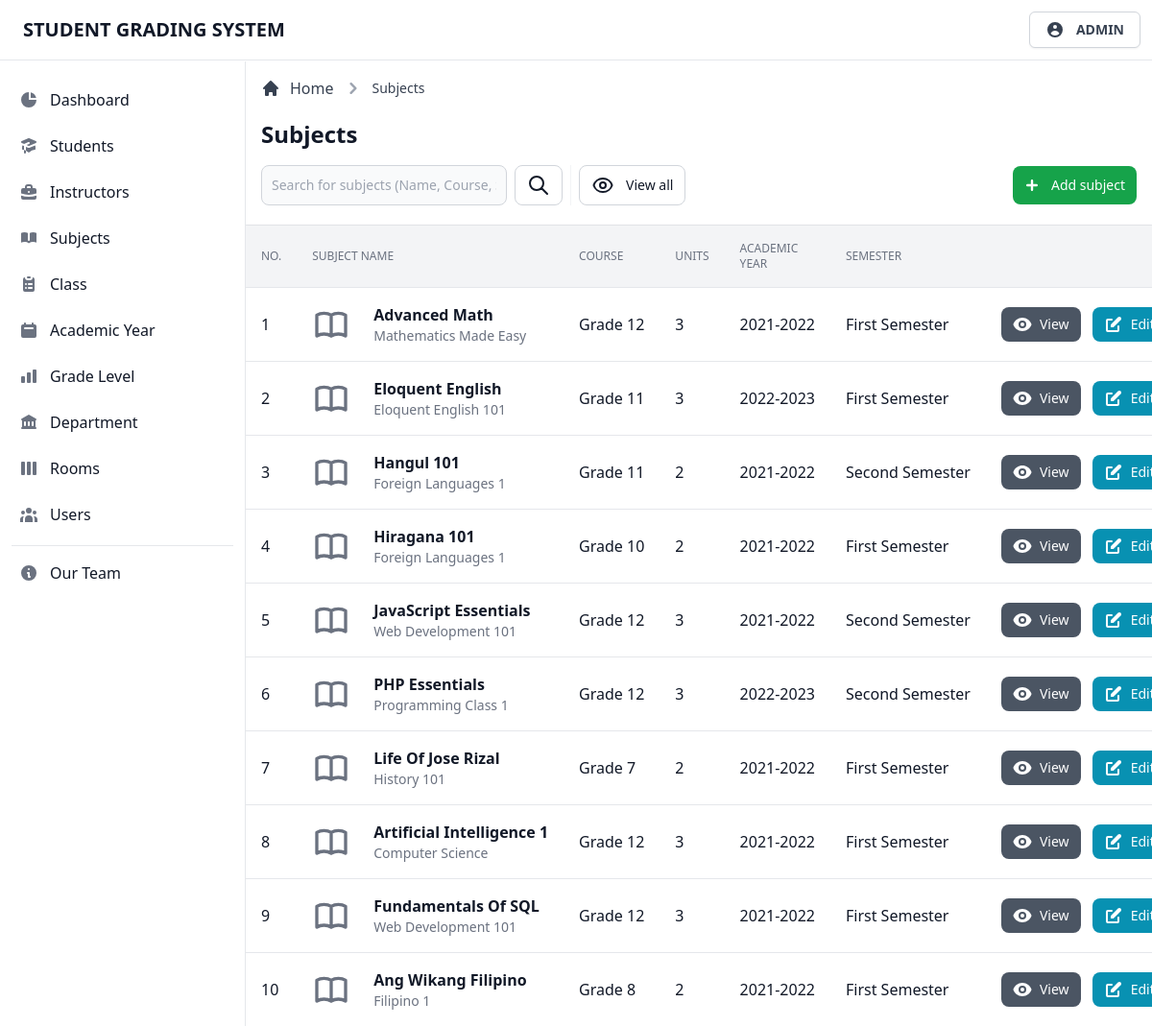
The page /admin/view/subjects.php (signed in) on the database its author committed.
### tables this page shows
CREATE TABLE `tblsubjects` (
  `subj_id` int(11) NOT NULL,
  `subj_code` int(11) NOT NULL,
  `subj_name` varchar(255) NOT NULL,
  `subj_desc` varchar(255) DEFAULT NULL,
  `subj_level` varchar(255) NOT NULL,
  `subj_unit` int(11) NOT NULL,
  `subj_ay` varchar(255) NOT NULL,
  `subj_sem` varchar(255) NOT NULL
);

### admin/database/database.classes.php (called while the page is built)
<?php
class Dbh
{
  private $hostname = 'localhost';
  private $username = 'root';
  private $password = '';
  private $dbname = 'dbgradingsystem';
  public function connect()
  {
    try {
      $dbh = new PDO('mysql:host=' . $this->hostname . ';dbname=' . $this->dbname, $this->username, $this->password);
      return $dbh;
    } catch (PDOException $e) {
      print "Error!: " . $e->getMessage() . "<br>";
      die();
    }
  }
}

### admin/classes/display-data.classes.php (called while the page is built, shortened)
<?php
class DisplaySubjects extends Dbh
{
  protected function getData()
  {
    $sql = 'SELECT * FROM tblsubjects;';
    $stmt = $this->connect()->query($sql);
    $result = 0;
    while ($row = $stmt->fetchAll(PDO::FETCH_ASSOC)) {
      $result = $row;
    }
    return $result;
  }
}

### admin/controller/display-data.contr.php (called while the page is built, shortened)
<?php
class DisplaySubjectsContr extends DisplaySubjects
{
  public function fetchData()
  {
    $result = $this->getData();
    return $result;
  }
}

### admin/page/subjects/subjects-table.php (the view, shortened to what this page needs)
<div class="flex flex-col min-w-full overflow-hidden overflow-x-auto align-middle shadow">
  <table class="min-w-full divide-y divide-gray-200 table-fixed">
    <thead class="bg-gray-100">
      <tr>
        <th scope="col" class="th">
          No.
        </th>
        <th scope="col" class="th">
          Subject Name
        </th>
        <th scope="col" class="th">
          Course
        </th>
        <th scope="col" class="th">
          Units
        </th>
        <th scope="col" class="th">
          Academic Year
        </th>
        <th scope="col" class="th">
          Semester
        </th>
        <th scope="col" class="th">
        </th>
      </tr>
    </thead>
    <tbody class="bg-white divide-y divide-gray-200 ">
      <?php foreach ($result as $data) : ?>
        <tr class="hover:bg-gray-100 group">
          <td class="td">
            <div class="flex items-center">
              <?= $data['subj_id']; ?>
            </div>
          </td>
          <td class="td-title">
            <div class="text-sm font-normal text-gray-500">
              <div class="text-base font-semibold text-gray-900 capitalize">
                <?= $data['subj_name']; ?>
              </div>
              <div class="text-sm font-normal text-gray-500">
                <?= $data['subj_desc']; ?>
              </div>
            </div>
          </td>
          <td class="td">
            <div class="flex items-center capitalize">
              <?= $data['subj_level']; ?>
            </div>
          </td>
          <td class="td">
            <div class="flex items-center capitalize">
              <?= $data['subj_unit']; ?>
            </div>
          </td>
          <td class="td">
            <div class="flex items-center capitalize">
              <?= $data['subj_ay']; ?>
            </div>
          </td>
          <td class="td">
            <div class="flex items-center capitalize">
              <?= $data['subj_sem']; ?>
            </div>
          </td>
          <td class="p-4 space-x-2 text-right whitespace-nowrap">
            <button type="button" data-view-button data-name="<?= $data['subj_name']; ?>" data-code="<?= $data['subj_code']; ?>" data-desc="<?= $data['subj_desc']; ?>" data-level="<?= $data['subj_level']; ?>" data-unit="<?= $data['subj_unit']; ?>" data-ay="<?= $data['subj_ay']; ?>" data-sem="<?= $data['subj_sem']; ?>" class="btn-gray">
              View
            </button>
            <button type="button" data-edit-button data-id="<?= $data['subj_id']; ?>" data-name="<?= $data['subj_name']; ?>" data-code="<?= $data['subj_code']; ?>" data-desc="<?= $data['subj_desc']; ?>" data-level="<?= $data['subj_level']; ?>" data-unit="<?= $data['subj_unit']; ?>" data-ay="<?= $data['subj_ay']; ?>" data-sem="<?= $data['subj_sem']; ?>" class="btn-cyan">
              Edit
            </button>
          </td>
        </tr>
      <?php endforeach; ?>
    </tbody>
  </table>
</div>

### rows shown on the page
tblsubjects: subj_id "1", subj_name "Advanced Math", subj_desc "Mathematics Made Easy", subj_level "Grade 12", subj_unit "3", subj_ay "2021-2022", subj_sem "First Semester"
tblsubjects: subj_id "2", subj_name "Eloquent English", subj_desc "Eloquent English 101", subj_level "Grade 11", subj_unit "3", subj_ay "2022-2023", subj_sem "First Semester"
tblsubjects: subj_id "3", subj_name "Hangul 101", subj_desc "Foreign Languages 1", subj_level "Grade 11", subj_unit "2", subj_ay "2021-2022", subj_sem "Second Semester"
tblsubjects: subj_id "4", subj_name "Hiragana 101", subj_desc "Foreign Languages 1", subj_level "Grade 10", subj_unit "2", subj_ay "2021-2022", subj_sem "First Semester"
tblsubjects: subj_id "5", subj_name "JavaScript Essentials", subj_desc "Web Development 101", subj_level "Grade 12", subj_unit "3", subj_ay "2021-2022", subj_sem "Second Semester"
tblsubjects: subj_id "6", subj_name "PHP Essentials", subj_desc "Programming Class 1", subj_level "Grade 12", subj_unit "3", subj_ay "2022-2023", subj_sem "Second Semester"
tblsubjects: subj_id "7", subj_name "Life Of Jose Rizal", subj_desc "History 101", subj_level "Grade 7", subj_unit "2", subj_ay "2021-2022", subj_sem "First Semester"
tblsubjects: subj_id "8", subj_name "Artificial Intelligence 1", subj_desc "Computer Science", subj_level "Grade 12", subj_unit "3", subj_ay "2021-2022", subj_sem "First Semester"
tblsubjects: subj_id "9", subj_name "Fundamentals Of SQL", subj_desc "Web Development 101", subj_level "Grade 12", subj_unit "3", subj_ay "2021-2022", subj_sem "First Semester"
tblsubjects: subj_id "10", subj_name "Ang Wikang Filipino", subj_desc "Filipino 1", subj_level "Grade 8", subj_unit "2", subj_ay "2021-2022", subj_sem "First Semester"

### other values the page prints
$user "ADMIN"
$breadcrumb1 "Subjects"
$page "Subjects"
$btn "subject"
